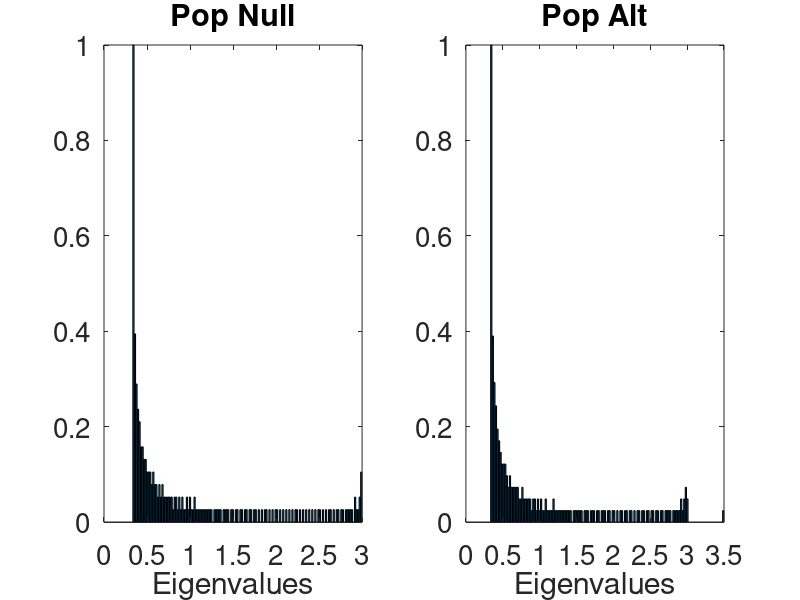

The MATLAB source for this figure: (Note: this script raises an error after producing the figure.)
%Finite sample test of optimal LSS
%MC simulation in a Toeplitz null and one-spike alternative
%generate and save:
%1. histogram of population eigenvalues
%2. pointwise plot of LSS
%3. scree plot and histogram of sample eigenvalues
%4. distrib of LSS under null and alternative, for an MC simulation
%% Several plots: Toeplitz null and one-spike alternative
%% scree plot, LSS, and distrib of LSS under null and alternative.
a = {'-','--','-.',':'};       plotfigs=1;  savefigs =1;
gamma = 1/2; %aspect ratio gamma = p/n

%Null - Toeplitz
n=500;
p = floor(n*gamma);
rho = 0.5; %0.5. 0.7 or 0.85;
r = rho.^(0:1:p-1);
Sigma = toeplitz(r);
t = eig(Sigma); %null distrib
%for toeplitz: min  = (1-rho)/(1+rho); max = (1+rho)/(1-rho).
s_null = [1]; %the null spike

%Alternative (one spike)
% k=15; %number of trials
% mini = 0.1; maxi = 5;
k=1; %number of trials
%s1 = (1+rho)/(1-rho)*(1+sqrt(gamma))*0.3;
s1 = 3.5; %3.5 for rho=0.5; 4.1 for 0.6; 6.5 for 0.7 
spikes_arr =[s1]; %spikes

print_iter=1;
tic
for i=1:length(spikes_arr(:,1))
    if print_iter==1
        str = sprintf('Spike %d out of %d.\n',i,length(spikes_arr(:,1)));
        fprintf(str);
        toc
    end
    s_alt = spikes_arr(i,:)';
    %plot population eigenvalues
    if (plotfigs==1)
        [heights_n,locations_n] = hist([t;s_null],10*floor(sqrt(p)));
        heights_n = heights_n / max(heights_n);
        [heights_a,locations_a] = hist([t;s_alt],10*floor(sqrt(p)));
        heights_a = heights_a / max(heights_a);
        
        figure, hold on
        subplot(1,2,1)
        bar(locations_n,heights_n);
        set(gca,'fontsize',20)
        xlabel('Eigenvalues');
        title('Pop Null')
        subplot(1,2,2)
        bar(locations_a,heights_a);
        set(gca,'fontsize',20)
        xlabel('Eigenvalues');
        title('Pop Alt')
        
        if savefigs==1
            filename = sprintf( './Img/pop hist toeplitz gamma = %.2f rho = %.2f spike = %.2f h=%d.png',...
                gamma,rho,s_alt(1),length(s_alt));
            saveas(gcf, filename,'png');
            fprintf(['Saved Results to ' filename '\n']);
            close(gcf)
        end
    end
    %choose how to compute LSS
    LSS_comput_method = 'diag_regularization'; %fast
    %LSS_comput_method =  'collocation'; %slower, potentially more accurate
    [grid,LSS,density,asy_effect_size,K_hat,l_hat,u_hat,upper_pt,ind_in,any_outside]  = optimal_LSS(t,s_null,s_alt,gamma,LSS_comput_method);
    power = normcdf(norminv(0.05)+asy_effect_size);
    
    rng(2);
    figure, hold on
    if any_outside==1
        h1 = plot(grid,LSS,'linewidth',4,'color',rand(1,3));
        set(h1,'LineStyle',a{1});
    else
        %plot each bulk interval separately
        r = rand(1,3);
        for j=1:K_hat
            ind = min(grid>=l_hat(j),grid<=u_hat(j));
            h1 = plot(grid(ind),LSS(ind),'linewidth',4,'color',r);
            set(h1,'LineStyle',a{1});
        end
        %now plot intervals outside of the bulk
        %leftmost interval
        ind = grid<l_hat(1);
        h = plot(grid(ind),LSS(ind),'linewidth',4,'color',r);
        set(h,'LineStyle',a{4});
        %rightmost interval
        ind = grid>u_hat(K_hat);
        h = plot(grid(ind),LSS(ind),'linewidth',4,'color',r);
        set(h,'LineStyle',a{4});
        %inner intervals
        for j=1:K_hat-1
            ind = min(grid>u_hat(j),grid<l_hat(j+1));
            h = plot(grid(ind),LSS(ind),'linewidth',4,'color',r);
            set(h,'LineStyle',a{4});
        end
    end
    xlabel('Eigenvalue')
set(gca,'fontsize',20)
    %% save pointwise plot of LSS
    if savefigs==1
        filename = sprintf( './Img/rho %.1f/LSS toeplitz gamma = %.2f rho = %.2f spike = %.2f h=%d.png',rho,gamma,rho,s_alt(1),length(s_alt));
        saveas(gcf, filename,'png');
        fprintf(['Saved Results to ' filename '\n']);
        close(gcf)
    end
    
    %% finite sample simulation
    nMonte = 200;
    tn =  zeros(nMonte,1); %store null and alt LSS test stats
    ta =  zeros(nMonte,1);
    trace_n =  zeros(nMonte,1); %store null and alt test stats - mock: trace
    trace_a =  zeros(nMonte,1);
    
    for l=1:nMonte
        if print_iter==1
            str = sprintf('nMonte %d out of %d.\n',l,nMonte);
            fprintf(str);
            toc
        end
        %null and alt simu: assumes s_null and s_alt have equal length
        X_0=randn(n,p+length(s_null));
        X_null = n^(-1/2)*X_0*diag([t; s_null].^(1/2));
        eig_null = svd(X_null).^2;
        [heights_n,locations_n] = hist(eig_null,10*floor(sqrt(p)));
        heights_n = heights_n / max(heights_n);
        
        %alt
        X_alt = n^(-1/2)*X_0*diag([t; s_alt].^(1/2));
        eig_alt = svd(X_alt).^2;
        [heights_a,locations_a] = hist(eig_alt,10*floor(sqrt(p)));
        heights_a = heights_a / max(heights_a);
        
        %plot histogram of eigenvalues for first MC iter
        if (plotfigs==1)&&(l==nMonte)
            figure, hold on
            subplot(1,2,1)
            bar(locations_n,heights_n);
            set(gca,'fontsize',20)
            xlabel('Eigenvalues');
            title('Emp Null')
            subplot(1,2,2)
            bar(locations_a,heights_a);
            set(gca,'fontsize',20)
            xlabel('Eigenvalues');
            title('Emp Alt')
            
            if savefigs==1
                filename = sprintf( './Img/rho %.1f/empir hist toeplitz gamma = %.2f rho = %.2f spike = %.2f h=%d nMonte=%d.png',...
                    rho,gamma,rho,s_alt(1),length(s_alt),nMonte);
                saveas(gcf, filename,'png');
                fprintf(['Saved Results to ' filename '\n']);
                close(gcf)
            end
            
            %scree plot  of eigenvalues
            figure, hold on
            subplot(1,2,1)
            nu = 10;
            ei = 100*eig_null(1:nu)/sum(eig_null);
            bar(1:nu,ei)
            set(gca,'fontsize',20)
            xlim([0 nu+1/2]);
            xlabel('PC')
            ylabel('% Var')
            ax = gca;
            ax.XTick = [0 5 10];
            subplot(1,2,2)
            ei = 100*eig_alt(1:nu)/sum(eig_alt);
            bar(1:nu,ei)
            set(gca,'fontsize',20)
            xlim([0 nu+1/2]);
            xlabel('PC')
            ylabel('% Var')
            ax = gca;
            ax.XTick = [0 5 10];
            
            if savefigs==1
                filename = sprintf( './Img/rho %.1f/scree toeplitz gamma = %.2f rho = %.2f spike = %.2f h=%d nMonte=%d.png',...
                    rho,gamma,rho,s_alt(1),length(s_alt),nMonte);
                saveas(gcf, filename,'png');
                fprintf(['Saved Results to ' filename '\n']);
                close(gcf)
            end
        end
        
        %now compute the value of the LSS
        LSS_null = interp1(grid,LSS,eig_null,'pchip');
        LSS_alt = interp1(grid,LSS,eig_alt,'pchip');
        
        tn(l) = sum(LSS_null);
        ta(l) = sum(LSS_alt);
        trace_n(l) =  sum(eig_null); %store null and alt test stats - mock: trace
        trace_a(l) =  sum(eig_alt);
    end
    %Hist of LSS values (aggregated over all MCs)
    figure, hold on
    subplot(1,2,1)
    hist((tn-mean(tn))/std(tn));
    set(gca,'fontsize',14)
    xlabel('Null');
    set(gca,'FontSize',20);
    subplot(1,2,2)
    ta_std=(ta-mean(tn))/std(tn);
    hist(ta_std);
    set(gca,'fontsize',14)
    xlabel('Alternative');
    set(gca,'FontSize',20);
    str = sprintf('m = %.2f s = %.2f',mean(ta_std),std(ta_std));
    title(str);
    if savefigs==1
        filename = sprintf( './Img/rho %.1f/LSS standardized hist toeplitz gamma = %.2f rho = %.2f spike = %.2f h=%d nMonte=%d.png',...
            rho,gamma,rho,s_alt(1),length(s_alt),nMonte);
        saveas(gcf, filename,'png');
        fprintf(['Saved Results to ' filename '\n']);
        close(gcf)
    end
    mean_LSS_alt = mean(ta_std);
    std_LSS_alt = std(ta_std);
    
    %Hist of trace values (for comparison)
    figure, hold on
    subplot(1,2,1)
    hist((trace_n-mean(trace_n))/std(trace_n));
    set(gca,'fontsize',14)
    xlabel('Null');
    set(gca,'FontSize',20);
    subplot(1,2,2)
    trace_a_std=(trace_a-mean(trace_n))/std(trace_n);
    hist(trace_a_std);
    set(gca,'fontsize',14)
    xlabel('Alternative');
    set(gca,'FontSize',20);
    str = sprintf('m = %.2f s = %.2f',mean(trace_a_std),std(trace_a_std));
    title(str);
    mean_trace_alt = mean(trace_n);
    std_trace_alt = std(trace_n);
    
end
